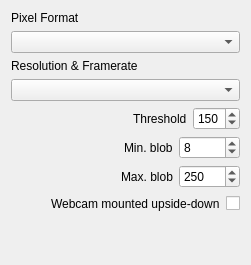
                <widget class="QWidget" name="LinuxWebcamPrefs">
                 <layout class="QVBoxLayout" name="verticalLayout">
                  <item>
                   <widget class="QLabel" name="label_14">
                    <property name="text">
                     <string>Pixel Format</string>
                    </property>
                   </widget>
                  </item>
                  <item>
                   <widget class="QComboBox" name="WebcamFormats"/>
                  </item>
                  <item>
                   <widget class="QLabel" name="label_15">
                    <property name="text">
                     <string>Resolution &amp; Framerate</string>
                    </property>
                   </widget>
                  </item>
                  <item>
                   <widget class="QComboBox" name="WebcamResolutions"/>
                  </item>
                  <item>
                   <layout class="QVBoxLayout" name="verticalLayout_12">
                    <item>
                     <layout class="QHBoxLayout" name="horizontalLayout_13">
                      <item>
                       <spacer name="horizontalSpacer_4">
                        <property name="orientation">
                         <enum>Qt::Horizontal</enum>
                        </property>
                        <property name="sizeHint" stdset="0">
                         <size>
                          <width>40</width>
                          <height>20</height>
                         </size>
                        </property>
                       </spacer>
                      </item>
                      <item>
                       <widget class="QLabel" name="label_32">
                        <property name="text">
                         <string>Threshold</string>
                        </property>
                       </widget>
                      </item>
                      <item>
                       <widget class="QSpinBox" name="WebcamThreshold">
                        <property name="maximum">
                         <number>255</number>
                        </property>
                        <property name="value">
                         <number>150</number>
                        </property>
                       </widget>
                      </item>
                     </layout>
                    </item>
                    <item>
                     <layout class="QHBoxLayout" name="horizontalLayout_14">
                      <item>
                       <spacer name="horizontalSpacer_5">
                        <property name="orientation">
                         <enum>Qt::Horizontal</enum>
                        </property>
                        <property name="sizeHint" stdset="0">
                         <size>
                          <width>40</width>
                          <height>20</height>
                         </size>
                        </property>
                       </spacer>
                      </item>
                      <item>
                       <widget class="QLabel" name="label_40">
                        <property name="text">
                         <string>Min. blob</string>
                        </property>
                       </widget>
                      </item>
                      <item>
                       <widget class="QSpinBox" name="WebcamMinBlob">
                        <property name="minimum">
                         <number>1</number>
                        </property>
                        <property name="maximum">
                         <number>10000</number>
                        </property>
                        <property name="value">
                         <number>8</number>
                        </property>
                       </widget>
                      </item>
                     </layout>
                    </item>
                    <item>
                     <layout class="QHBoxLayout" name="horizontalLayout_15">
                      <item>
                       <spacer name="horizontalSpacer_6">
                        <property name="orientation">
                         <enum>Qt::Horizontal</enum>
                        </property>
                        <property name="sizeHint" stdset="0">
                         <size>
                          <width>40</width>
                          <height>20</height>
                         </size>
                        </property>
                       </spacer>
                      </item>
                      <item>
                       <widget class="QLabel" name="label_41">
                        <property name="text">
                         <string>Max. blob</string>
                        </property>
                       </widget>
                      </item>
                      <item>
                       <widget class="QSpinBox" name="WebcamMaxBlob">
                        <property name="minimum">
                         <number>1</number>
                        </property>
                        <property name="maximum">
                         <number>10000</number>
                        </property>
                        <property name="value">
                         <number>250</number>
                        </property>
                       </widget>
                      </item>
                     </layout>
                    </item>
                   </layout>
                  </item>
                  <item>
                   <layout class="QHBoxLayout" name="horizontalLayout_22">
                    <item>
                     <spacer name="horizontalSpacer_11">
                      <property name="orientation">
                       <enum>Qt::Horizontal</enum>
                      </property>
                      <property name="sizeHint" stdset="0">
                       <size>
                        <width>40</width>
                        <height>20</height>
                       </size>
                      </property>
                     </spacer>
                    </item>
                    <item>
                     <widget class="QLabel" name="label_6">
                      <property name="text">
                       <string>Webcam mounted upside-down</string>
                      </property>
                     </widget>
                    </item>
                    <item>
                     <widget class="QCheckBox" name="FlipWebcam">
                      <property name="text">
                       <string/>
                      </property>
                     </widget>
                    </item>
                   </layout>
                  </item>
                  <item>
                   <spacer name="verticalSpacer">
                    <property name="orientation">
                     <enum>Qt::Vertical</enum>
                    </property>
                    <property name="sizeHint" stdset="0">
                     <size>
                      <width>20</width>
                      <height>40</height>
                     </size>
                    </property>
                   </spacer>
                  </item>
                 </layout>
                </widget>
